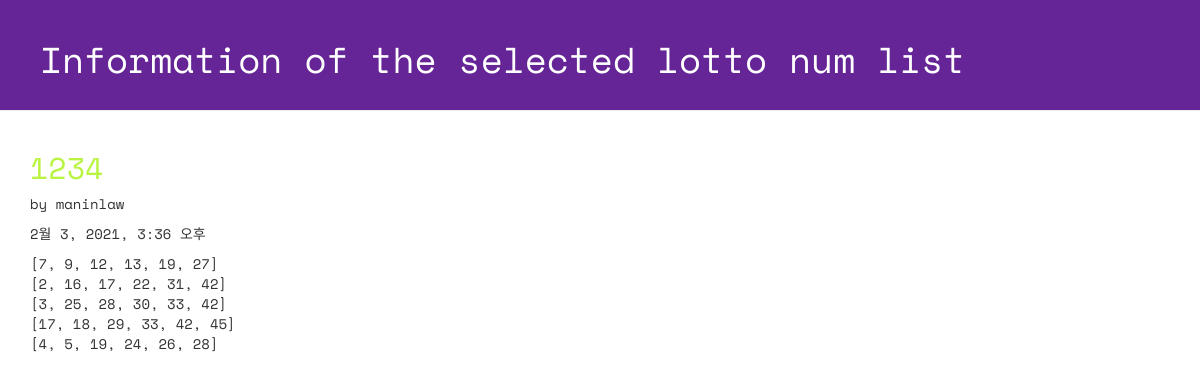
/lotto/4/detail/, run on the app's committed database.
### lotto/models.py (models this page shows, shortened)
class GuessNumbers(models.Model):
    name = models.CharField(max_length=24)
    text = models.CharField(max_length=255)
    lottos = models.CharField(max_length=255, default='[1, 2, 3, 4, 5, 6]')
    num_lotto = models.IntegerField(default=5)
    update_date = models.DateTimeField()

### lotto/views.py (the view)
# urls.py: path('lotto/<int:lottokey>/detail/', views.detail, name='detail'),
def detail(request, lottokey) : #lottokey는 반드시 일치하지 않아도 됨
    lotto = GuessNumbers.objects.get(pk=lottokey)
    return render(request, 'lotto/detail.html', {'lotto':lotto})

### lotto/templates/lotto/detail.html (shortened to what this page needs)
<!DOCTYPE html>
{% load staticfiles %}
<html lang="ko">
<head>
 <link rel="stylesheet" href="//maxcdn.bootstrapcdn.com/bootstrap/3.2.0/css/bootstrap.min.css">
 <link rel="stylesheet" href="//maxcdn.bootstrapcdn.com/bootstrap/3.2.0/css/bootstrap-theme.min.css">
 <link rel="stylesheet" href="{% static 'css/lotto.css'%}">
</head>
<body>
 <div class="page-header">
 <h1>Information of the selected lotto num list</h1>
 </div>
 <div class="container lotto">
   <h2>{{ lotto.text }}</h2>
   <p> by {{ lotto.name }}</p>
   <p> {{ lotto.update_date }}</p>
   <p> {{ lotto.lottos | linebreaksbr }}</p>
 </div>
</body>
</html>

### lotto/static/css/lotto.css (style rules this page uses)
.page-header { background-color: #652596; margin-top: 0; padding: 20px 20px 20px 40px; font-family: 'Space Mono', monospace; }
.page-header h1 { color: #FFFFFF; }
.container { font-family: 'Space Mono', monospace; }
.container h2 { color: #b9f442; }

### data on the page
GuessNumbers: text "1234", name "maninlaw", update_date "2월 3, 2021, 3:36 오후", lottos "[7, 9, 12, 13, 19, 27] [2, 16, 17, 22, 31, 42] [3, 25, 28, 30, 33, 42] [17, 18, 29, 33, 42, 45] [4, 5, 19, 24, 26, 28]"
